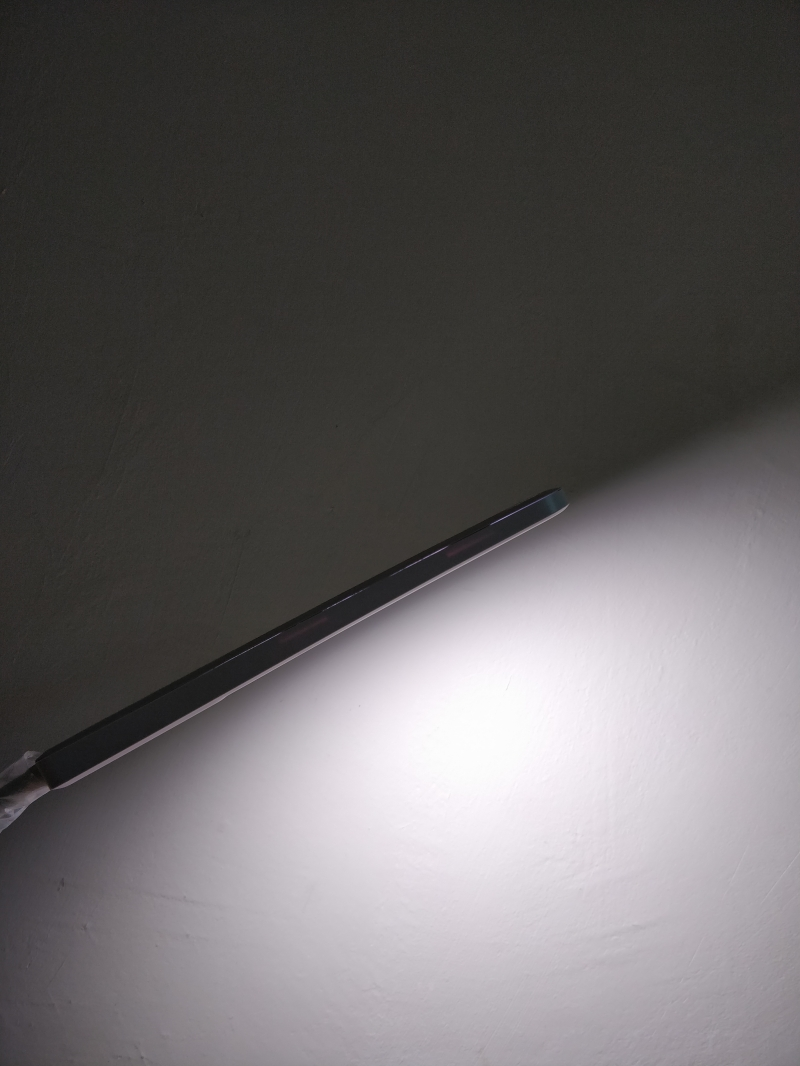
#> input picture imageWork2/IMG_20200401_171217.jpg, 800 x 1066 px
$ python hough.py
#> lines starting #> are read from the running program, lines starting #| are printed output that depends on the picture; after the words box and inside, x2 and y2 are one past the last pixel; in counts of white or black regions, pixels touching at a corner belong together
import numpy
import matplotlib.pyplot as plt
import cv2


class Hough:
    __img = ""

    def set_img(self, _img: numpy.ndarray):
        self.__img = _img

    @staticmethod
    def hough(_edge, ThetaDim, DistStep, threshold=None):
        max_dis = numpy.sqrt(_edge.shape[0] ** 2 + _edge.shape[1] ** 2)
        dis_dim = int(numpy.ceil(max_dis / DistStep))
        half_dist_window_size = int(dis_dim / 50)
        accumulator = numpy.zeros((ThetaDim, dis_dim))
        sin_theta = [numpy.sin(t * numpy.pi / ThetaDim) for t in range(ThetaDim)]
        cos_theta = [numpy.cos(t * numpy.pi / ThetaDim) for t in range(ThetaDim)]
        for i in range(_edge.shape[0]):
            for j in range(_edge.shape[1]):
                if not _edge[i, j] == 0:
                    for k in range(ThetaDim):
                        accumulator[k][int(
                            round((i * cos_theta[k] + j * sin_theta[k]) * dis_dim / max_dis))] += 1
        M = accumulator.max()
        if threshold is None:
            threshold = int(M / 5)
        result = numpy.array(numpy.where(accumulator > threshold))
        temp = [[], []]
        for i in range(result.shape[1]):
            eight_neighbour = accumulator[max(0, result[0, i] - 3):min(result[0, i] + 2, accumulator.shape[0]), max(
                0, result[1, i] - half_dist_window_size + 1):min(result[1, i] + half_dist_window_size,
                                                                 accumulator.shape[1])]
            if (accumulator[result[0, i], result[1, i]] >= eight_neighbour).all():
                temp[0].append(result[0, i])
                temp[1].append(result[1, i])
        result = numpy.array(temp)
        result = result.astype(numpy.float64)
        result[0] = result[0] * numpy.pi / ThetaDim
        result[1] = result[1] * max_dis / dis_dim
        return result


def draw_lines(lines, blurred, color=(255, 165, 0), err=3):
    result = blurred
    Cos = numpy.cos(lines[0])
    Sin = numpy.sin(lines[0])
    for i in range(blurred.shape[0]):
        for j in range(blurred.shape[1]):
            e = numpy.abs(lines[1] - i * Cos - j * Sin)
            if (e < err).any():
                result[i, j] = color
    return result


if __name__ == '__main__':
    blurred = cv2.GaussianBlur(plt.imread('IMG_20200401_171217.jpg'), (3, 3), 0)
    edge = cv2.Canny(blurred, 50, 150)
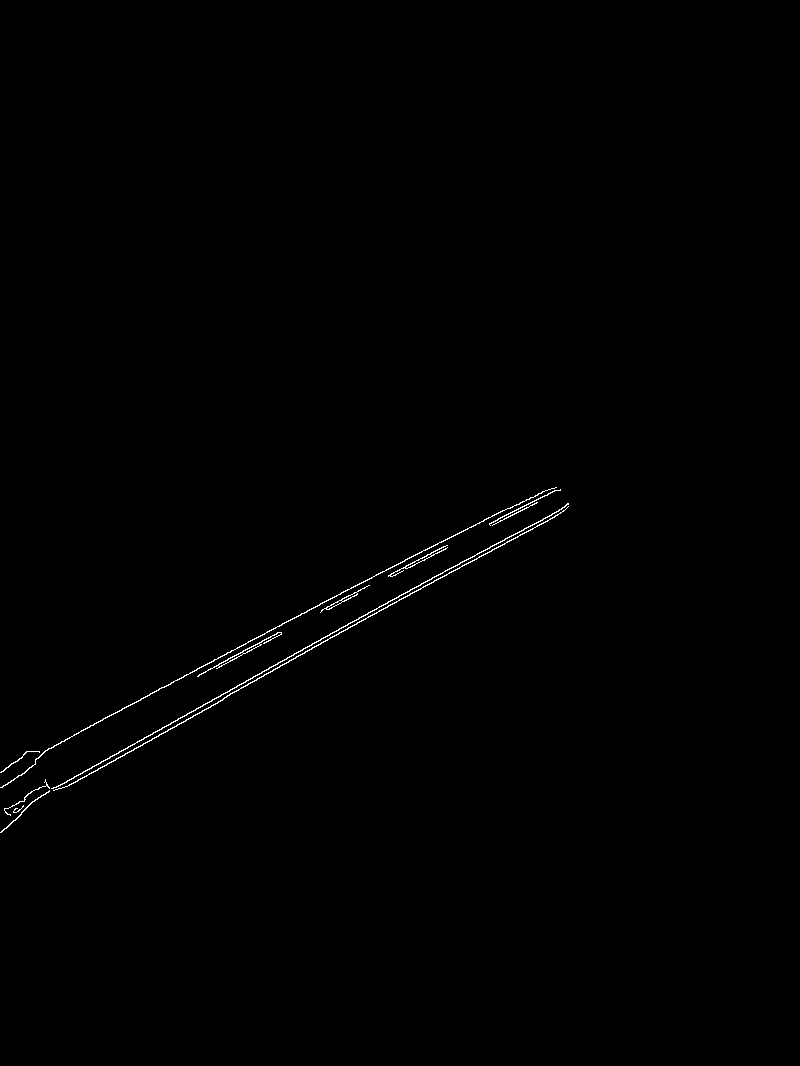
#> edge: shape (1066, 800); 0.39% white in thin lines or dots, all inside (x1, y1, x2, y2) = (0, 487, 569, 833)
    hough = Hough()
    hough.set_img(plt.imread('IMG_20200401_171217.jpg'))
    final_img = draw_lines(hough.hough(edge, 90, 1), blurred)
#> after the loop in hough, `for i in range(_edge.shape[0]):`:
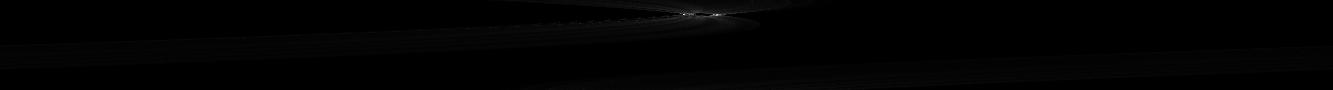
#> accumulator: shape (90, 1333) float64; min 0, max 307, mean 2.5; drawn with min black and max white
#> in draw_lines, `Cos = numpy.cos(lines[0])`: Cos = [0.883, 0.883]
#> in draw_lines, `Sin = numpy.sin(lines[0])`: Sin = [0.469, 0.469]
#> after the loop in draw_lines, `for i in range(blurred.shape[0]):`:
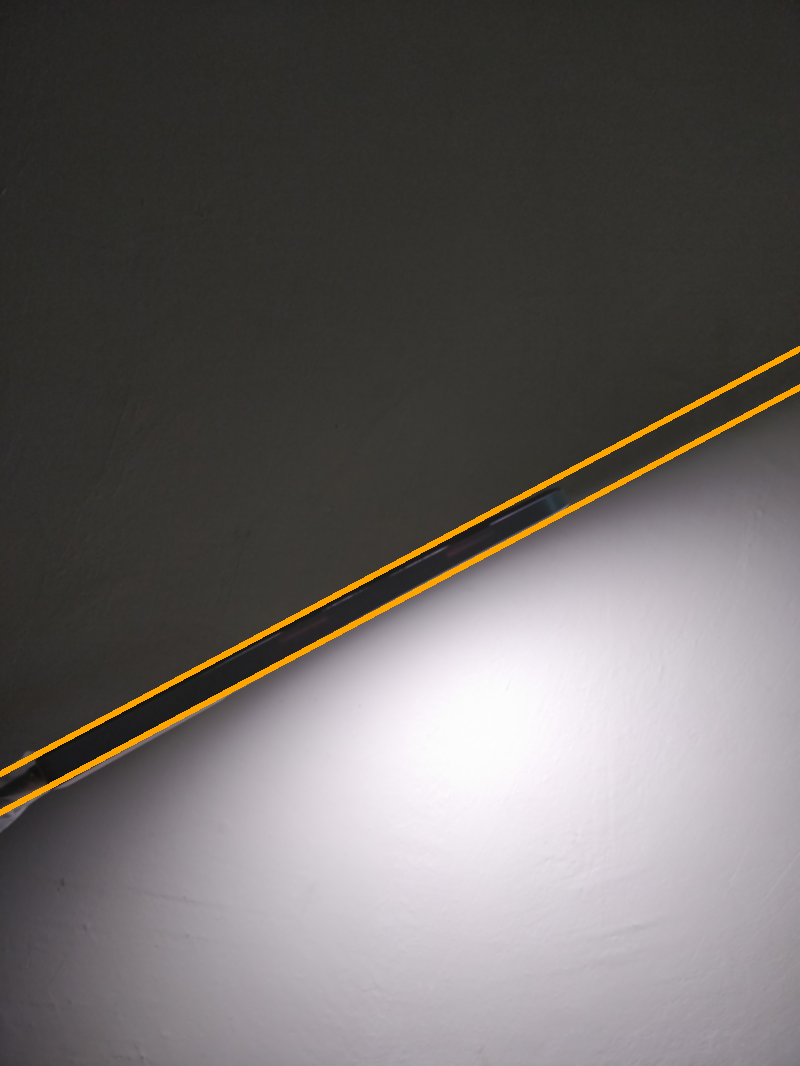
#> result: shape (1066, 800, 3); mean R, G, B 106, 101.8, 100.4
    plt.imshow(final_img, cmap='gray')
    plt.axis('off')
    plt.show()
